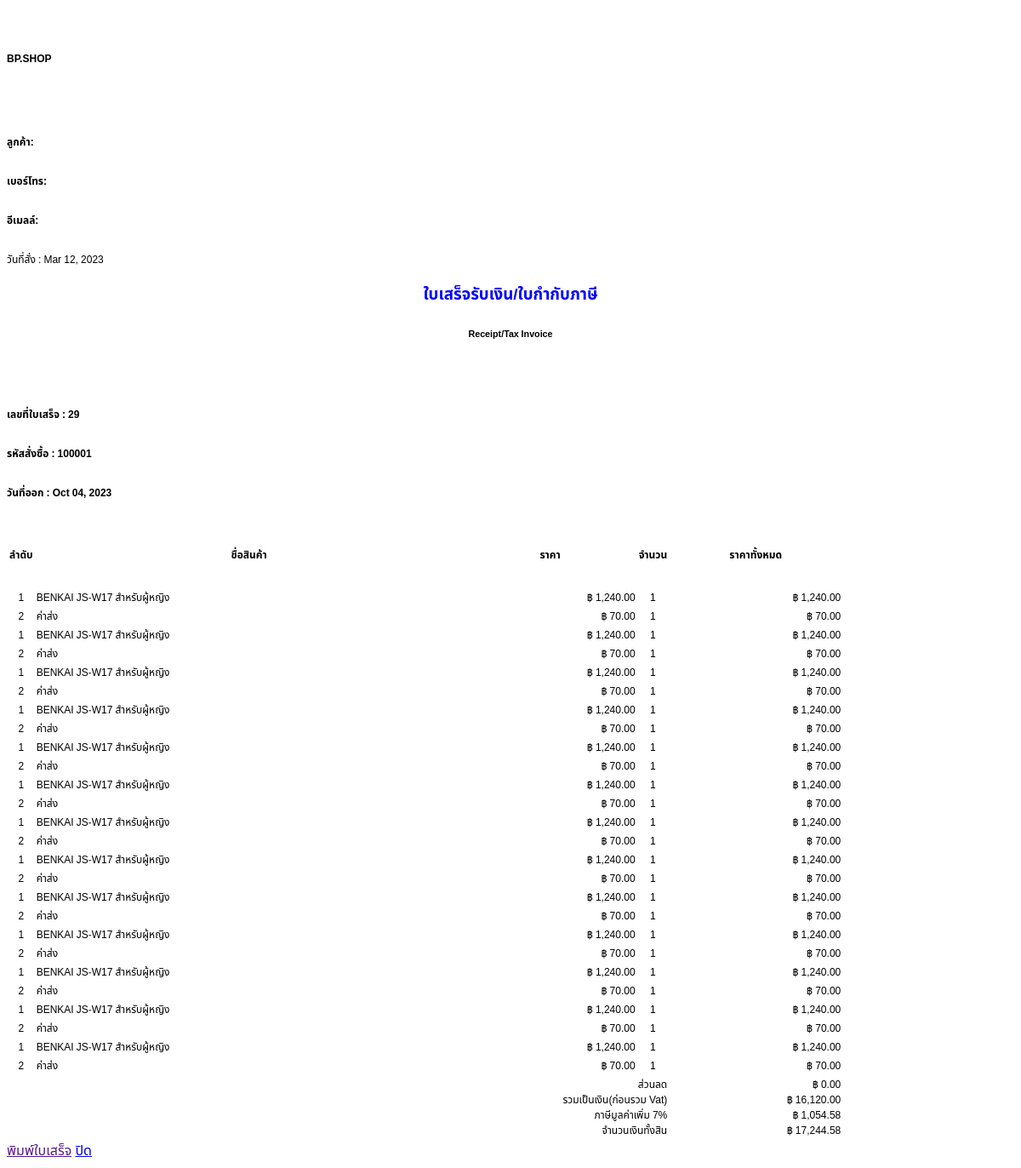
/admin/report_sell_form.php?id=100001, run on the app's committed database.
### tables this page shows
CREATE TABLE `purchase` (
  `purchaseid` int(11) NOT NULL,
  `q_id` varchar(10) NOT NULL,
  `ID` varchar(50) NOT NULL,
  `date_purchase` datetime NOT NULL,
  `stu` int(1) NOT NULL,
  `name_booking` varchar(100) NOT NULL,
  `tel_booking` varchar(10) NOT NULL,
  `add_booking` varchar(300) NOT NULL,
  `email` varchar(255) NOT NULL,
  `transport` int(1) NOT NULL,
  `img` varchar(100) NOT NULL
);

CREATE TABLE `purchase_detail` (
  `pdid` int(11) NOT NULL,
  `q_id` varchar(11) NOT NULL,
  `product_id` int(11) NOT NULL,
  `price` float NOT NULL,
  `quantity` int(11) NOT NULL
);

CREATE TABLE `product` (
  `product_id` int(11) NOT NULL,
  `category_id` int(11) NOT NULL,
  `product_name` varchar(30) NOT NULL,
  `price` double NOT NULL,
  `num` int(10) NOT NULL,
  `photo` varchar(150) NOT NULL,
  `product_status` varchar(100) NOT NULL,
  `ctgo` int(11) NOT NULL
);

### admin/report_sell_form.php (the view, shortened to what this page needs)
<head>
    <link href="print.css" rel="stylesheet">
</head>
<body>
    <?php
    require_once("../config/server.php");
    ?>
    <?php
    $id = $_GET['id'];
    $sql1 = "select * from purchase
                                left join user on user.ID = purchase.ID
                                where q_id='" . $id . "'";
    $dquery1 = $conn->query($sql1);
    $drow1 = $dquery1->fetch_array()
    ?>
    <div class="content" id="details<?php echo $drow1['purchaseid']; ?>" tabindex="-1" role="dialog" aria-labelledby="myModalLabel" aria-hidden="true">
        <div class="container-fluid">
            <div class="row">
                <div class="col-md-12">
                    <div class="card">
                        <div class="modal-body"><br />
                            <div class="container-fluid">
                                <div class="row">
                                    <div class="col-6">
                                        <h6 class="modal-title y" id="myModalLabel"><b>BP.SHOP</b></h6>
                                        <br />
                                        <h6 class="y">ลูกค้า: <b><?php echo $drow1['Firstname']; ?> <?php echo $drow1['Lastname']; ?></b></h6>
                                        <h6 class="y">เบอร์โทร: <b><?php echo $drow1['Tel']; ?></b></h6>
                                        <h6 class="y">อีเมลล์: <b><?php echo $drow1['Username']; ?></b></h6>
                                        <span class="pull-right y">
                                            วันที่สั่ง : <?php echo date('M d, Y', strtotime($drow1['date_purchase'])) ?>
                                        </span>
                                    </div>
                                    <div class="col-6">
                                        <center>
                                            <h3 class="modal-title x" id="myModalLabel" style="color:blue">ใบเสร็จรับเงิน/ใบกำกับภาษี</h3>
                                            <h6 class="modal-title x" id="myModalLabel">Receipt/Tax Invoice</h6>
                                        </center>
                                        <br>
                                        <div class="row">
                                            <div class="col-8">
                                                <h6 class="y"><b>เลขที่ใบเสร็จ :</b> <?php echo $drow1['purchaseid']; ?></h6>
                                                <h6 class="y"><b>รหัสสั่งซื้อ :</b> <?php echo $drow1['q_id']; ?></h6>
                                                <h6 class="pull-right y">
                                                    <b>วันที่ออก :</b> <?php echo date('M d, Y') ?>
                                                </h6>
                                            </div>
                                        </div>
                                    </div>
                                </div>
                                <br />
                                <table class="table table-bordered table-striped">
                                    <thead>
                                        <th>
                                            <h6 class="y">ลำดับ</h6>
                                        </th>
                                        <th>
                                            <h6 class="y">ชื่อสินค้า</h6>
                                        </th>
                                        <th>
                                            <h6 class="y">ราคา</h6>
                                        </th>
                                        <th>
                                            <h6 class="y">จำนวน</h6>
                                        </th>
                                        <th>
                                            <h6 class="y">ราคาทั้งหมด</h6>
                                        </th>
                                    </thead>
                                    <tbody>
                                        <?php
                                        $fullsum = 0;
                                        $sql = "select purchase_detail.* , purchase.* , product.* from purchase_detail
                    left join purchase on purchase.q_id = purchase_detail.q_id
                    left join product on product.product_id = purchase_detail.product_id
                    where purchase_detail.q_id='" . $drow1['q_id'] . "'";
                                        $dquery = $conn->query($sql);
                                        while ($drow = $dquery->fetch_array()) {
                                            $sum = $drow['price'];
                                            $fullsum += $sum;
                                            $i = 0;
                                        ?>
                                            <tr>
                                                <td align="center" width="5" class="y"><?php echo $i + 1 ?></td>
                                                <td width="500" class="y"><?php echo $drow['product_name']; ?></td>
                                                <td width="200" align="right" class="y">&#3647; <?php echo number_format($drow['price'], 2); ?></td>
                                                <td align="center" width="30" class="y"><?php echo $drow['quantity']; ?></td>
                                                <td align="right" class="y">&#3647;
                                                    <?php
                                                    $subt = $drow['price'] * $drow['quantity'];
                                                    echo number_format($subt, 2);
                                                    ?>
                                                </td>
                                            </tr>
                                            <?php
                                            $i++;
                                            ?>
                                            <tr>
                                                <td align="center" width="5" class="y"><?php echo $i + $i ?></td>
                                                <td width="500" class="y">ค่าส่ง</td>
                                                <?php
                                                if ($drow1['transport'] == 1) {
                                                    $x = 50;
                                                } elseif ($drow1['transport'] == 2) {
                                                    $x = 70;
                                                } elseif ($drow1['transport'] == 3) {
                                                    $x = 70;
                                                } elseif ($drow1['transport'] == 4) {
                                                    $x = 60;
                                                }
                                                ?>
                                                <td class="text-right y" align="right">&#3647; <?php echo number_format($x, 2); ?></td>
                                                <td class="text-right y" align="center"><?php echo 1 ?></td>
                                                <td class="text-right y" align="right">&#3647; <?php echo number_format($x, 2); ?></td>
                                            </tr>
                                        <?php
                                        }
                                        ?>
                                        <tr class="text-left">
                                            <td colspan="2" class="y" valign="middle" align="center" width="200">
                                            </td>
                                            <td colspan="2" class="y" align="right">
                                                ส่วนลด
                                                <br>
                                                รวมเป็นเงิน(ก่อนรวม Vat)
                                                <br>
                                                <?php $vat = ($fullsum * 7) / 107; ?>
                                                ภาษีมูลค่าเพิ่ม 7%
                                                <br>
                                                จำนวนเงินทั้งสิน
                                            </td>
                                            <td class="y" align="right" width="200">
                                                &#3647; <?php echo number_format(0.00, 2) ?><br>
                                                &#3647; <?php echo number_format($fullsum, 2); ?>
                                                <br>
                                                &#3647; <?php echo number_format($vat, 2); ?><br>
                                                &#3647; <?php echo number_format($fullsum + $vat + $x, 2); ?>
                                            </td>
                                        </tr>
                                    </tbody>
                                </table>
                            </div>
                        </div>
                        <div class="modal-footer" id="hid">
                            <a type="button" id="hid" href="" onclick="window.print()" class="btn btn-warning" data-dismiss="modal"><span class="glyphicon glyphicon-print"></span> พิมพ์ใบเสร็จ</a>
                            <a type="button" id="hid" href="index_admin.php?p=re" class="btn btn-primary" data-dismiss="modal"><span class="glyphicon glyphicon-remove"></span> ปิด</a>
                        </div>
                    </div>
                </div>

### admin/report_sell_form.php (style rules this page uses)
body { min-height: 100vh; overflow-x: hidden; font-family: 'Noto Sans Thai', sans-serif; }
.y { font-size: 12px; }

### data on the page
purchase: date_purchase "Mar 12, 2023", purchaseid "29", q "100001", transport "70.00", $fullsum + $vat + $x "17,244.58"
purchase_detail: i "1", product.product_name "BENKAI JS-W17 สำหรับผู้หญิง", product.price "1,240.00", quantity "1", subt "1,240.00", i "2"
purchase_detail: i "1", product.product_name "BENKAI JS-W17 สำหรับผู้หญิง", product.price "1,240.00", quantity "1", subt "1,240.00", i "2"
purchase_detail: i "1", product.product_name "BENKAI JS-W17 สำหรับผู้หญิง", product.price "1,240.00", quantity "1", subt "1,240.00", i "2"
purchase_detail: i "1", product.product_name "BENKAI JS-W17 สำหรับผู้หญิง", product.price "1,240.00", quantity "1", subt "1,240.00", i "2"
purchase_detail: i "1", product.product_name "BENKAI JS-W17 สำหรับผู้หญิง", product.price "1,240.00", quantity "1", subt "1,240.00", i "2"
purchase_detail: i "1", product.product_name "BENKAI JS-W17 สำหรับผู้หญิง", product.price "1,240.00", quantity "1", subt "1,240.00", i "2"
purchase_detail: i "1", product.product_name "BENKAI JS-W17 สำหรับผู้หญิง", product.price "1,240.00", quantity "1", subt "1,240.00", i "2"
purchase_detail: i "1", product.product_name "BENKAI JS-W17 สำหรับผู้หญิง", product.price "1,240.00", quantity "1", subt "1,240.00", i "2"
purchase_detail: i "1", product.product_name "BENKAI JS-W17 สำหรับผู้หญิง", product.price "1,240.00", quantity "1", subt "1,240.00", i "2"
purchase_detail: i "1", product.product_name "BENKAI JS-W17 สำหรับผู้หญิง", product.price "1,240.00", quantity "1", subt "1,240.00", i "2"
purchase_detail: i "1", product.product_name "BENKAI JS-W17 สำหรับผู้หญิง", product.price "1,240.00", quantity "1", subt "1,240.00", i "2"
purchase_detail: i "1", product.product_name "BENKAI JS-W17 สำหรับผู้หญิง", product.price "1,240.00", quantity "1", subt "1,240.00", i "2"
purchase_detail: i "1", product.product_name "BENKAI JS-W17 สำหรับผู้หญิง", product.price "1,240.00", quantity "1", subt "1,240.00", i "2"

### other printed values
0.00 "0.00"
$fullsum "16,120.00"
$vat "1,054.58"
